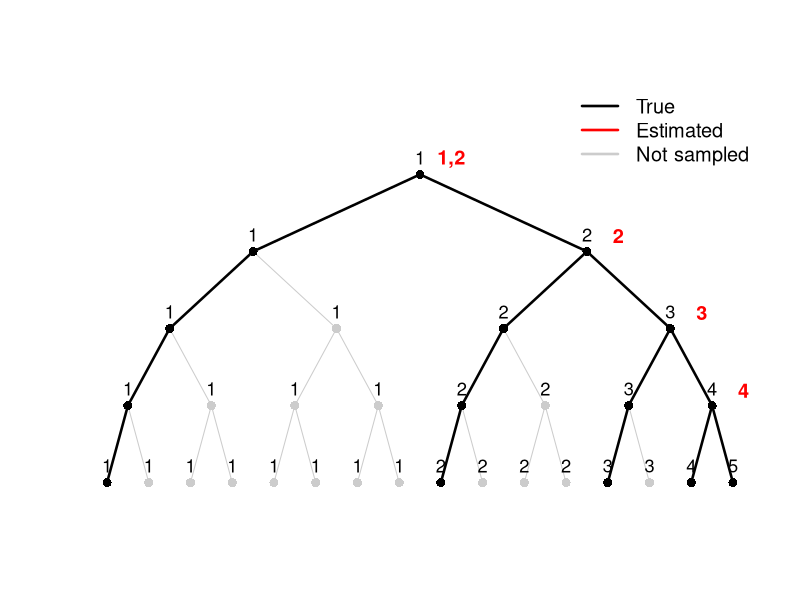

Recreate this plot in R.
levels <- 5
nodes_per_level <- 2^(0:(levels-1))

# ===== 生成节点ID =====
node_id <- list()
counter <- 1
for (l in 1:levels) {
  node_id[[l]] <- counter:(counter + nodes_per_level[l] - 1)
  counter <- counter + nodes_per_level[l]
}

# ===== 递归计算x坐标（关键：三角形布局）=====
coords <- list()

# 叶子均匀分布
leaf_x <- seq(0, 1, length.out = nodes_per_level[levels])
coords[[levels]] <- cbind(leaf_x, rep(0, nodes_per_level[levels]))

# 自底向上：父节点 = 子节点中点
for (l in (levels-1):1) {
  n <- nodes_per_level[l]
  xy <- matrix(NA, n, 2)
  for (i in 1:n) {
    left  <- coords[[l+1]][2*i-1, ]
    right <- coords[[l+1]][2*i, ]
    xy[i,1] <- mean(c(left[1], right[1]))
    xy[i,2] <- levels - l
  }
  coords[[l]] <- xy
}

# ===== 标签 =====
labels <- list(
  c(1),
  c(1,2),
  c(1,1,2,3),
  c(1,1,1,1,2,2,3,4),
  c(1,1,1,1,1,1,1,1,2,2,2,2,3,3,4,5)
)

# ===== 高亮路径 =====
highlight_leaves <- c(1,9,13,15,16)

get_path <- function(idx) {
  path <- c()
  for (l in levels:1) {
    path <- c(idx, path)
    idx <- ceiling(idx/2)
  }
  path
}

edge_key <- function(l,p,c) paste(l,p,c)

highlight_edges <- c()
for (leaf in highlight_leaves) {
  p <- get_path(leaf)
  for (l in 1:(levels-1)) {
    highlight_edges <- c(highlight_edges, edge_key(l,p[l],p[l+1]))
  }
}

# ===== 绘图 =====
png("output/figures/tree-demo.png", width=1800, height=1800, res=300)
plot(NULL, xlim=c(0,1), ylim=c(0,levels), axes=FALSE, xlab="", ylab="")

# ===== 标记哪些节点在 true path 上 =====
true_nodes <- list()
for (l in 1:levels) true_nodes[[l]] <- rep(FALSE, nodes_per_level[l])

for (leaf in highlight_leaves) {
  path <- get_path(leaf)
  for (l in 1:levels) {
    true_nodes[[l]][path[l]] <- TRUE
  }
}

# ===== 画边 =====
for (l in 1:(levels-1)) {
  for (i in 1:nodes_per_level[l]) {
    parent <- coords[[l]][i,]
    for (k in 0:1) {
      child_idx <- 2*i - 1 + k
      child <- coords[[l+1]][child_idx,]
      
      key <- edge_key(l, i, child_idx)
      is_highlight <- key %in% highlight_edges
      
      segments(parent[1], parent[2], child[1], child[2],
               col = if (is_highlight) "black" else "grey80",
               lwd = if (is_highlight) 2.5 else 1)
    }
  }
}

# ===== 画节点（严格匹配边颜色）=====
for (l in 1:levels) {
  for (i in 1:nodes_per_level[l]) {
    points(coords[[l]][i,1], coords[[l]][i,2],
           pch=21,
           bg = if (true_nodes[[l]][i]) "black" else "grey80",
           col = NA,
           cex=1.2)
  }
}

# ===== 黑色标签（上方）=====
for (l in 1:levels) {
  text(coords[[l]],
       labels=labels[[l]],
       pos=3,
       cex=1.1,   # 🔥 放大
       col="black")
}

# ===== 🔴 红色 estimated（右上角）=====
x_offset <- 0.05
y_offset <- 0.2

text(coords[[1]][1,1] + x_offset, coords[[1]][1,2] + y_offset,
     labels="1,2", col="red", cex=1.2, font=2)

text(coords[[2]][2,1] + x_offset, coords[[2]][2,2] + y_offset,
     labels="2", col="red", cex=1.2, font=2)

text(coords[[3]][4,1] + x_offset, coords[[3]][4,2] + y_offset,
     labels="3", col="red", cex=1.2, font=2)

text(coords[[4]][8,1] + x_offset, coords[[4]][8,2] + y_offset,
     labels="4", col="red", cex=1.2, font=2)

# ===== legend（完全修复版）=====
legend("topright",
       legend=c("True", "Estimated", "Not sampled"),
       lty=c(1,1,1),
       lwd=c(2.5,2.5,2.5),
       col=c("black","red","grey80"),
       bty="n",
       cex=1.2)

dev.off()
